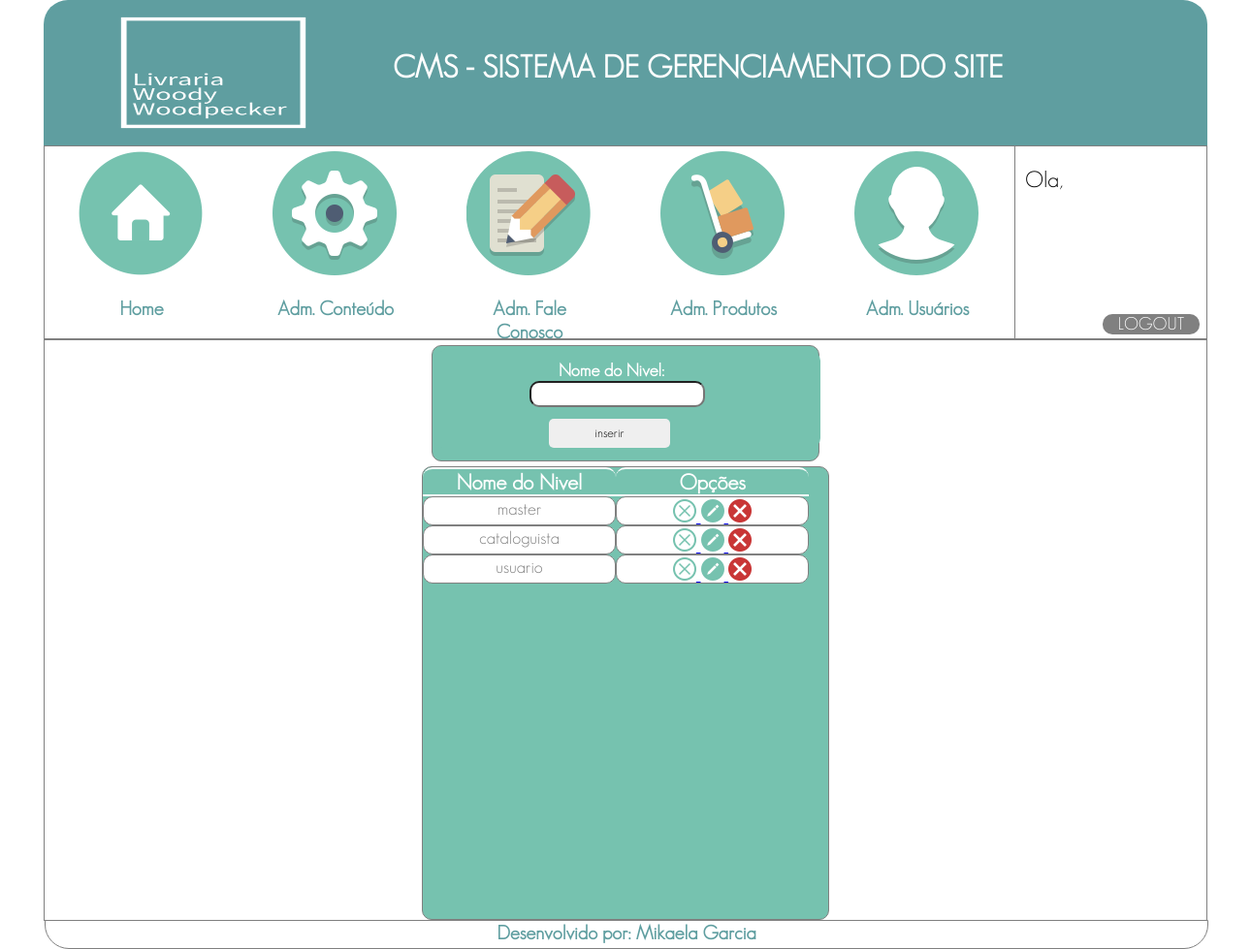
The app's page /cms/cadastroNivel.php with its own data.
### tables this page shows
CREATE TABLE `tbl_niveis` (
  `id_nivel` int(11) NOT NULL AUTO_INCREMENT,
  `nivel` varchar(20) NOT NULL,
  `status` tinyint(4) NOT NULL DEFAULT '0',
  PRIMARY KEY (`id_nivel`)
);

### cms/cadastroNivel.php (the view, shortened to what this page needs)
<?php
$conexao = conexaoBD();
    $nivel = "";
    $botao = "inserir";
?>
<!DOCTYPE html>
<html>
<head>
    <link rel="stylesheet" href="css/style.css"/>
</head>
<header>
    <?php
        require_once("header.php");
    ?>
</header>
<body>
    <div id="sessaoForm">
        <div id="seguraForm">
            <form method="POST" action="cadastroNivel.php" >
                <div class="cadNivel">
                    <h4>Nome do Nivel:</h4>
                    <input type="text" name="cadNivel" id="txtcadNivel" value="<?php echo($nivel)?>">
                </div>
                <input type="submit" value="<?php echo($botao)?>" name="salvar" id="btnSalvarNivel">
            </form>
        </div>
        <div id="listaNivel">
            <div class="itemListaNivel">
                <h4>Nome do Nivel</h4>
            </div>
            <div class="itemListaNivel">
                <h4>Opções</h4>
            </div>
            <?php
                $sql = "SELECT * FROM tbl_niveis ORDER BY id_nivel DESC";
                $select = mysqli_query($conexao,$sql);
                while($rsNivel = mysqli_fetch_array($select)){
                if($rsNivel['status'] == 0){
                    $imgStatus = "statusOff.png";
                }else{
                    $imgStatus = "statusOn.png";
                }
            ?>
            <div class="carregarCadNivel">
                <p><?php echo($rsNivel['nivel']);?></p>
            </div>
            <div class="carregarCadNivel">
                <a href="cadastroNivel.php?modo=status&valorStatus=<?php echo($rsNivel['status'])?>&id_nivel=<?php echo($rsNivel['id_nivel'])?>">
                    <img src="icons/<?php echo($imgStatus)?>" alt="status">
                </a>
                <a href="cadastroNivel.php?modo=editar&id_nivel=<?php echo($rsNivel['id_nivel'])?>">
                    <img src="icons/edit.png.png" alt="editar">
                </a>
                <a href="cadastroNivel.php?modo=excluir&id_nivel=<?php echo($rsNivel['id_nivel'])?>">
                    <img src="icons/delete.png" alt="delete">
                </a>
            </div>
            <?php
            }
            ?>
        </div>
</body>
<footer>
    <?php
        require_once("footer.php");
    ?>
</footer>
</html>

### cms/css/style.css (style rules this page uses)
html,body,p,body,ul,li,h1,h2,h3,h4,h5,h6,footer,form,label,input { padding: 0; margin: 0; }
* { box-sizing: border-box; }
#sessaoForm { width: 1200px; height: 600px; border: solid 1px gray; margin: auto; }
#seguraForm { width: 400px; height: 120px; margin: auto; border-radius: 10px; padding-top: 5px; margin-top: 5px; border: solid 1px gray; color: #76c2af; background-color: #76c2af; }
form { width: 400px; height: 100px; margin: auto; padding-top: 10px; background-color: #76c2af; color: white; }
.cadNivel { width: 200px; height: 30px; margin: auto; color: white; font-family: geosanslight; font-size: 18px; background-color: #76c2af; }
.cadNivel h4 { margin-left: 30px; }
#txtcadNivel { border-radius: 10px; height: 27px;; }
#btnSalvarNivel { width: 125px; height: 30px; margin-top: 30px; border-radius: 5px; cursor: pointer; font-family: geosanslight; border: none; margin-left: 120px; }
#listaNivel { width: 420px; height: 468px; margin: auto; color: white; border-radius: 10px; margin-top: 5px; border: solid 1px grey; background-color: #76c2af; overflow: auto; }
.itemListaNivel { width: 199px; height: 30px; font-family: geosanslight; color: white; text-align: center; font-size: 22px; float: left; border: solid 2px white; border-top-right-radius: 10px; border-top-left-radius: 10px; border-left: none; border-right: none; background-color: #76c2af; }
.carregarCadNivel { width: 199px;; height: 30px; border: solid 1px gray; font-family: geosanslight; text-align: center; color: gray; float: left; padding-top: 2px; font-size: 18px; border-radius: 10px; background-color: white; }
.carregarCadNivel img { width: 24px; height: 24px; }
form { border-radius: 10px; }

### records on screen
tbl_niveis: nivel "master"
tbl_niveis: nivel "cataloguista"
tbl_niveis: nivel "usuario"
